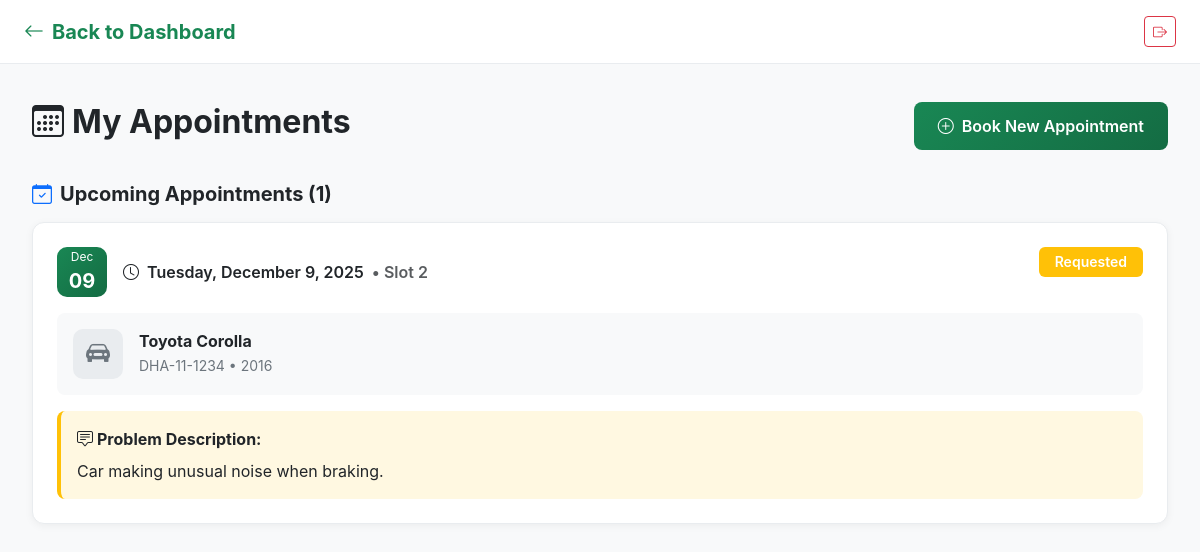
Page /appointments/view_appointments.php (signed in) on the committed database.
### tables this page shows
CREATE TABLE appointments (
  appointment_id INT AUTO_INCREMENT PRIMARY KEY,
  customer_id INT NOT NULL,
  vehicle_id INT NOT NULL,

   
  requested_date DATE NOT NULL,
  requested_slot TINYINT NOT NULL,  
  problem_text TEXT NOT NULL,

  status ENUM('requested','booked','in_progress','completed','cancelled')
    NOT NULL DEFAULT 'requested',

   
  mechanic_id INT NULL,
  assigned_by_staff_id INT NULL,
  assigned_at DATETIME NULL,

   
  receptionist_note TEXT NULL,

  created_at TIMESTAMP NOT NULL DEFAULT CURRENT_TIMESTAMP,
  updated_at TIMESTAMP NULL DEFAULT NULL ON UPDATE CURRENT_TIMESTAMP,

  KEY idx_appt_day (requested_date),
  KEY idx_appt_status (status),
  KEY idx_appt_mech_day (mechanic_id, requested_date),

  CONSTRAINT chk_slot CHECK (requested_slot BETWEEN 1 AND 4),

  CONSTRAINT fk_appt_customer FOREIGN KEY (customer_id) REFERENCES customers(customer_id)
    ON DELETE CASCADE,
  CONSTRAINT fk_appt_vehicle FOREIGN KEY (vehicle_id) REFERENCES vehicles(vehicle_id)
    ON DELETE CASCADE,
  CONSTRAINT fk_appt_mechanic FOREIGN KEY (mechanic_id) REFERENCES staff(staff_id)
    ON DELETE SET NULL,
  CONSTRAINT fk_appt_assigned_by FOREIGN KEY (assigned_by_staff_id) REFERENCES staff(staff_id)
    ON DELETE SET NULL
);

CREATE TABLE vehicles (
  vehicle_id INT AUTO_INCREMENT PRIMARY KEY,
  customer_id INT NOT NULL,
  plate_no VARCHAR(30) NOT NULL,
  make VARCHAR(60) NOT NULL,
  model VARCHAR(60) NOT NULL,
  year SMALLINT NULL,
  color VARCHAR(40) NULL,
  created_at TIMESTAMP NOT NULL DEFAULT CURRENT_TIMESTAMP,
  UNIQUE KEY uq_plate (plate_no),
  KEY idx_vehicle_customer (customer_id),
  CONSTRAINT fk_vehicle_customer FOREIGN KEY (customer_id) REFERENCES customers(customer_id)
    ON DELETE CASCADE
);

### appointments/view_appointments.php (the view, shortened to what this page needs)
<?php
require_once __DIR__ . "/../config/db.php";
$customer_id   = (int)$_SESSION['customer_id'];
$slotTimes = [
    1 => '10:00',
    2 => '12:00',
    3 => '14:00',
    4 => '16:00',
];
$appointments_stmt = $conn->prepare("
    SELECT
        a.appointment_id,
        a.requested_date,
        a.requested_slot,
        a.problem_text,
        a.status,
        a.created_at,
        v.plate_no,
        v.make,
        v.model,
        v.year AS model_year
    FROM appointments a
    LEFT JOIN vehicles v ON a.vehicle_id = v.vehicle_id
    WHERE a.customer_id = ?
    ORDER BY a.requested_date DESC, a.requested_slot DESC, a.created_at DESC
");
$appointments_stmt->bind_param("i", $customer_id);
$appointments_stmt->execute();
$appointments = $appointments_stmt->get_result()->fetch_all(MYSQLI_ASSOC);
$upcoming = [];
$completed = [];
$cancelled = [];
foreach ($appointments as $appointment) {
    if ($appointment['status'] === 'completed') {
        $completed[] = $appointment;
    } elseif ($appointment['status'] === 'cancelled') {
        $cancelled[] = $appointment;
    } else {
        $upcoming[] = $appointment;
    }
}
function badgeForStatus($status) {
    return match($status) {
        'requested'   => 'warning',
        'booked'      => 'primary',
        'in_progress' => 'info',
        'completed'   => 'success',
        'cancelled'   => 'danger',
        default       => 'secondary',
    };
}
function prettyStatus($status) {
    return ucfirst(str_replace('_', ' ', (string)$status));
}
function dtFromDateSlot($date, $slot, $slotTimes) {
    $t = $slotTimes[(int)$slot] ?? '10:00';
    $dt = DateTime::createFromFormat('Y-m-d H:i', $date . ' ' . $t);
    return $dt;
}
?>
<!DOCTYPE html>
<html lang="en">
<head>
    <link href="https://cdn.jsdelivr.net/npm/bootstrap@5.3.0/dist/css/bootstrap.min.css" rel="stylesheet">
    <link rel="stylesheet" href="https://cdn.jsdelivr.net/npm/bootstrap-icons@1.11.0/font/bootstrap-icons.css">
</head>
<body>
    <nav class="top-nav">
        <a href="/garage_system/public/customer_portal/customer_dashboard.php" class="nav-brand">
            <i class="bi bi-arrow-left me-2"></i>Back to Dashboard
        </a>
        <a href="/garage_system/public/customer_portal/customer_logout.php" class="btn btn-sm btn-outline-danger">
            <i class="bi bi-box-arrow-right"></i>
        </a>
    </nav>
    <div class="main-content">
        <div class="page-header">
            <h1 class="page-title">
                <i class="bi bi-calendar3 me-2"></i>My Appointments
            </h1>
            <a href="book.php" class="btn-primary-custom">
                <i class="bi bi-plus-circle"></i>Book New Appointment
            </a>
        </div>
        <div class="appointments-section">
            <h2 class="section-title">
                <i class="bi bi-calendar-check text-primary"></i>
                Upcoming Appointments (<?php echo count($upcoming); ?>)
            </h2>
            <?php if (empty($upcoming)): ?>
                <div class="empty-state">
                    <i class="bi bi-calendar-x"></i>
                    <h3>No Upcoming Appointments</h3>
                    <p class="text-muted mb-3">Book an appointment to get started!</p>
                    <a href="book.php" class="btn btn-primary-custom">
                        <i class="bi bi-plus-circle me-2"></i>Book Appointment
                    </a>
                </div>
            <?php else: ?>
                <?php foreach ($upcoming as $appt):
                    $datetime = dtFromDateSlot($appt['requested_date'], $appt['requested_slot'], $slotTimes);
                ?>
                    <div class="appointment-card">
                        <div class="appointment-header">
                            <div class="d-flex align-items-center gap-3">
                                <div class="date-icon">
                                    <div><?php echo $datetime->format('M'); ?></div>
                                    <div class="day"><?php echo $datetime->format('d'); ?></div>
                                </div>
                                <div>
                                    <div class="appointment-date">
                                        <i class="bi bi-clock"></i>
                                        <?php echo $datetime->format('l, F j, Y'); ?>
                                        <span class="text-muted">• Slot <?php echo (int)$appt['requested_slot']; ?></span>
                                    </div>
                                </div>
                            </div>
                            <span class="badge bg-<?php echo badgeForStatus($appt['status']); ?>">
                                <?php echo htmlspecialchars(prettyStatus($appt['status'])); ?>
                            </span>
                        </div>
                        <div class="vehicle-info">
                            <div class="vehicle-icon">
                                <i class="bi bi-car-front-fill"></i>
                            </div>
                            <div class="vehicle-details">
                                <h4>
                                    <?php echo htmlspecialchars(trim(($appt['make'] ?? '') . ' ' . ($appt['model'] ?? '')) ?: 'Vehicle'); ?>
                                </h4>
                                <p>
                                    <?php
                                        $plate = $appt['plate_no'] ?? '';
                                        $year  = $appt['model_year'] ?? '';
                                        echo htmlspecialchars(trim(($plate ? $plate : 'No plate') . ($year ? ' • ' . $year : '')));
                                    ?>
                                </p>
                            </div>
                        </div>
                        <div class="problem-description">
                            <strong><i class="bi bi-chat-square-text me-1"></i>Problem Description:</strong>
                            <?php echo htmlspecialchars($appt['problem_text'] ?? ''); ?>
                        </div>
                    </div>
                <?php endforeach; ?>
            <?php endif; ?>
        </div>
    </div>
</body>
</html>

### appointments/view_appointments.php (style rules this page uses)
:root { --primary-color: #198754; --primary-dark: #146c43; }
* { margin: 0; padding: 0; box-sizing: border-box; }
body { font-family: -apple-system, BlinkMacSystemFont, 'Segoe UI', Roboto, 'Helvetica Neue', Arial, sans-serif; background: #f8f9fa; }
.top-nav { background: white; border-bottom: 1px solid #e9ecef; padding: 1rem 1.5rem; position: fixed; top: 0; left: 0; right: 0; z-index: 1000; display: flex; justify-content: space-between; align-items: center; }
.nav-brand { font-size: 1.25rem; font-weight: 700; color: var(--primary-color); text-decoration: none; }
.main-content { margin-top: 70px; padding: 2rem; max-width: 1200px; margin-left: auto; margin-right: auto; }
.page-header { margin-bottom: 2rem; display: flex; justify-content: space-between; align-items: center; }
.page-title { font-size: 2rem; font-weight: 700; color: #212529; }
.btn-primary-custom { background: linear-gradient(135deg, var(--primary-color), var(--primary-dark)); border: none; color: white; padding: 0.75rem 1.5rem; border-radius: 8px; font-weight: 600; text-decoration: none; display: inline-flex; align-items: center; gap: 0.5rem; transition: transform 0.2s; }
.appointments-section { margin-bottom: 2rem; }
.section-title { font-size: 1.25rem; font-weight: 700; color: #212529; margin-bottom: 1rem; display: flex; align-items: center; gap: 0.5rem; }
.appointment-card { background: white; border-radius: 12px; padding: 1.5rem; margin-bottom: 1rem; box-shadow: 0 2px 8px rgba(0, 0, 0, 0.05); border: 1px solid #e9ecef; transition: transform 0.2s, box-shadow 0.2s; }
.appointment-header { display: flex; justify-content: space-between; align-items: start; margin-bottom: 1rem; flex-wrap: wrap; gap: 1rem; }
.appointment-date { display: flex; align-items: center; gap: 0.5rem; font-weight: 600; color: #212529; }
.date-icon { width: 50px; height: 50px; background: linear-gradient(135deg, var(--primary-color), var(--primary-dark)); color: white; border-radius: 10px; display: flex; flex-direction: column; align-items: center; justify-content: center; font-size: 0.75rem; }
.date-icon .day { font-size: 1.25rem; font-weight: 700; }
.badge { padding: 0.5rem 1rem; border-radius: 6px; font-weight: 600; font-size: 0.875rem; }
.vehicle-info { display: flex; align-items: center; gap: 1rem; padding: 1rem; background: #f8f9fa; border-radius: 8px; margin-bottom: 1rem; }
.vehicle-icon { width: 50px; height: 50px; background: #e9ecef; border-radius: 10px; display: flex; align-items: center; justify-content: center; font-size: 1.5rem; color: #6c757d; }
.vehicle-details h4 { font-size: 1rem; font-weight: 700; margin-bottom: 0.25rem; color: #212529; }
.vehicle-details p { margin: 0; font-size: 0.875rem; color: #6c757d; }
.problem-description { padding: 1rem; background: #fff8e1; border-left: 4px solid #ffc107; border-radius: 8px; margin-top: 1rem; }
.problem-description strong { display: block; margin-bottom: 0.5rem; color: #212529; }

### rows in the picture
appointments: $datetime->format('M') "Dec", $datetime->format('d') "09", $datetime->format('l, F j, Y') "Tuesday, December 9, 2025", requested_slot "2", status "Requested", vehicle.model "Toyota Corolla", vehicle.year "DHA-11-1234 • 2016", problem_text "Car making unusual noise when braking."

### other values in the picture
count($upcoming) "1"
